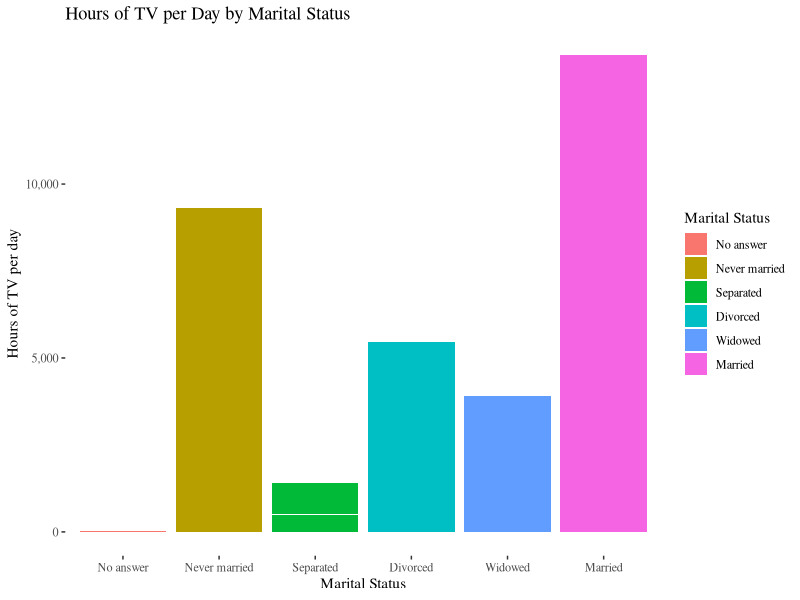
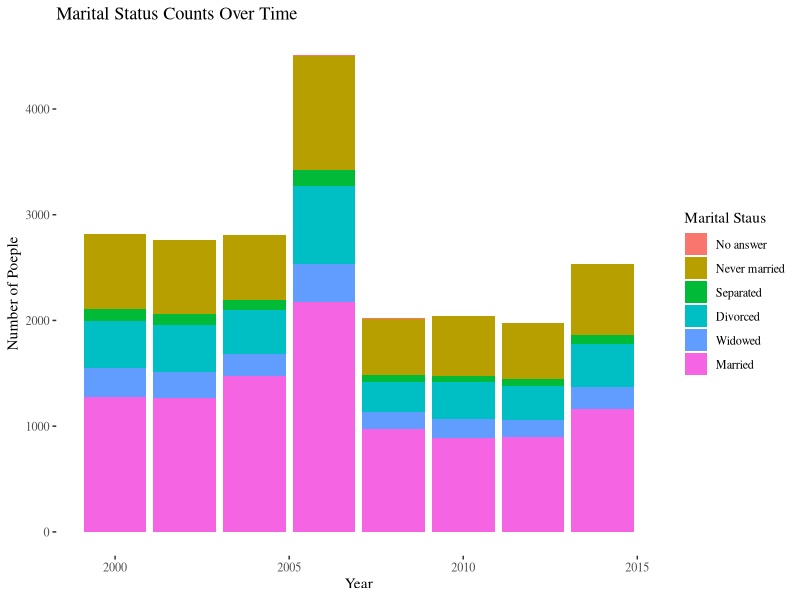
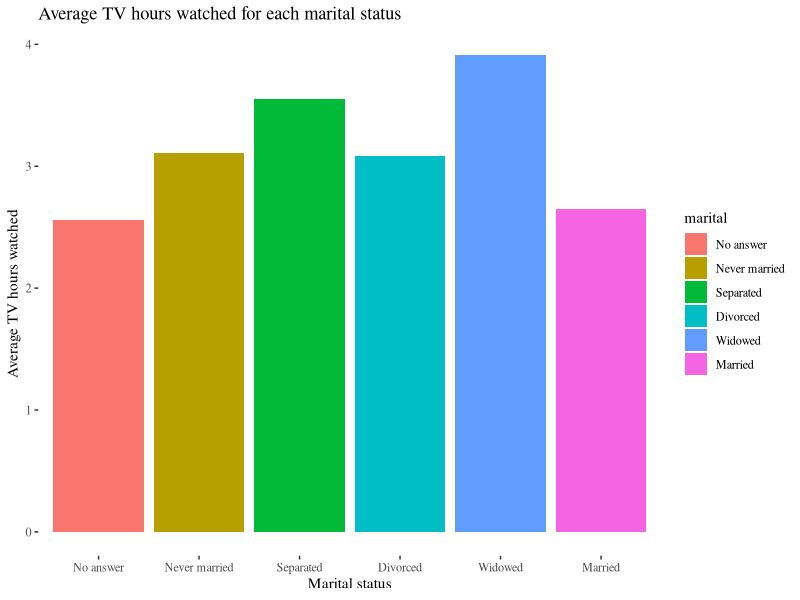
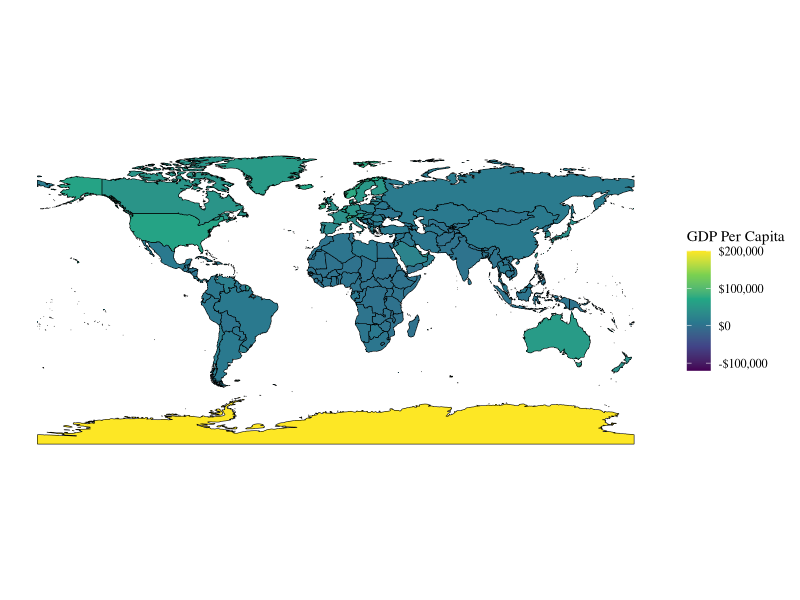
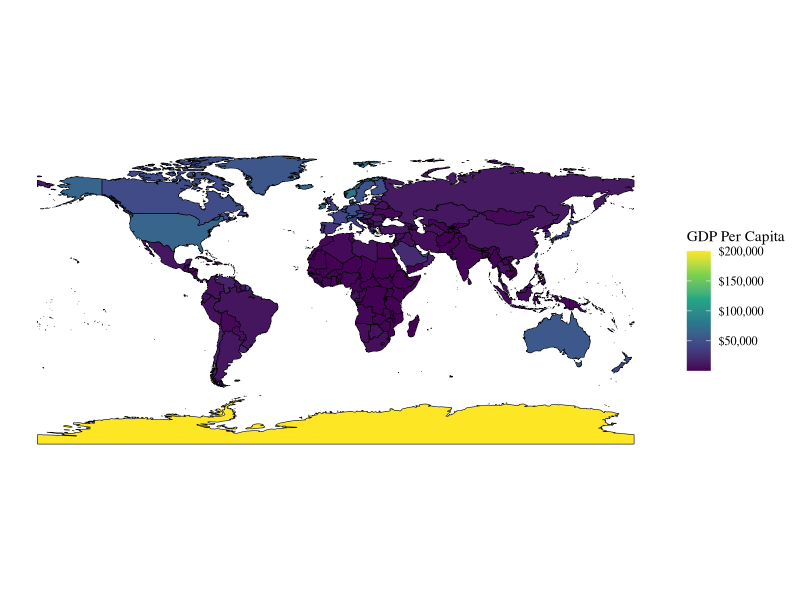
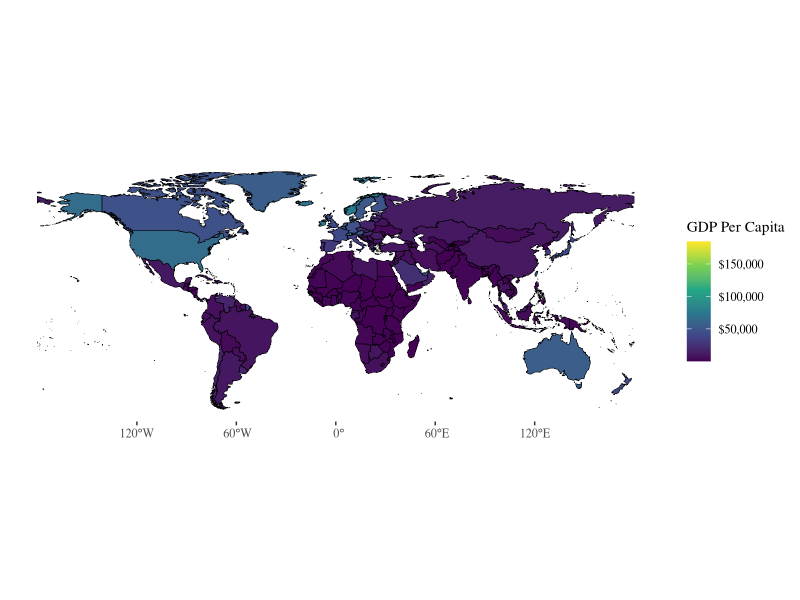
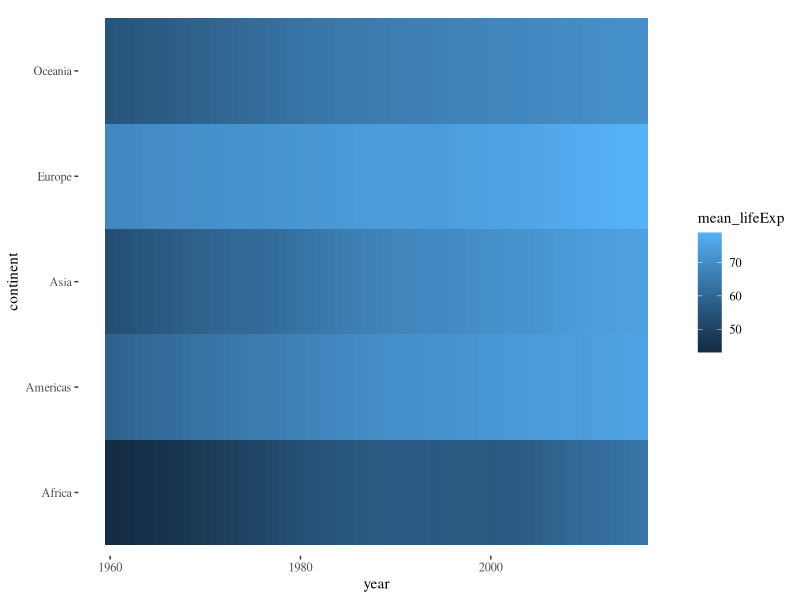
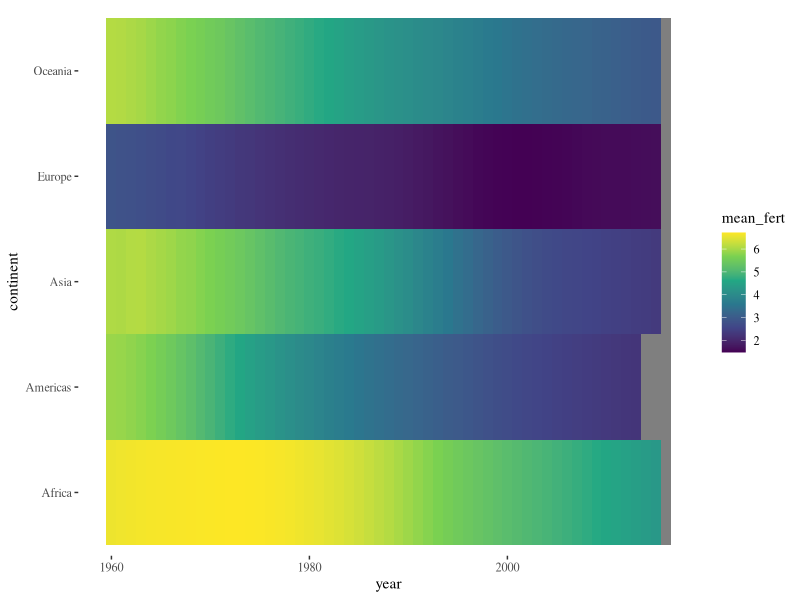

Reproduce these figures in R, in order.
## ---- chunk 1
library(tidyverse)
library(dslabs) # you might have to install this
library(ggridges)
library(patchwork) # you will probably need to install this
library(ggthemes)
library(viridis)
library(scales)
## ---- chunk 2
# Answers to questions belong in the body of the document, not here in your code chunks. This is not an arbitrary thing. Your code chunks are collapsed and I have to go hunting for your answers if they are not in the body of the document. Additionally, you are learning how to properly format the combination of Markdown and R syntax so that they work together.
## ---- chunk 3
library(forcats)
library(kableExtra)

data("gss_cat")
## ---- chunk 4
gss_mod <- gss_cat |>
  group_by(marital) |>
  mutate(count_marital = n()) |> #count how many people in each category
  mutate(marital = fct_reorder(marital, count_marital, .fun=median, .na_rm = TRUE)) #reorder fct by count

gss_mod |>
  ggplot()+
  geom_col(aes(x=marital, y=tvhours, fill=marital)) +
  #scale_fill_brewer(palette="Accent") +
  scale_y_continuous(labels = scales::label_comma()) +
  theme_tufte() +
  labs(x="Marital Status", y="Hours of TV per day", fill="Marital Status")+
  ggtitle("Hours of TV per Day by Marital Status")
## ---- chunk 5
gss_mod |>
  ggplot(aes(x = year, fill = marital)) +
  geom_bar() +
  labs(x = "Year", y = "Number of Poeple", fill="Marital Staus") +
  ggtitle("Marital Status Counts Over Time") +
  theme_tufte()
## ---- chunk 6
gss_mod |>
  group_by(marital) |>
  summarize(mean_tv = mean(tvhours, na.rm = TRUE)) |>
  ggplot(aes(x = marital, y = mean_tv, fill = marital)) +
  geom_col() +
  labs(x = "Marital status",
    y = "Average TV hours watched",
    title = "Average TV hours watched for each marital status") +
  theme_tufte()
## ---- chunk 7

library(sf)
library(rnaturalearth)
library(rnaturalearthdata)

world <- ne_countries(scale = "medium", returnclass = "sf")

world <- world |> 
  mutate(gdp_per_cap = gdp_md*1000000/pop_est)
## ---- chunk 8
world |>
ggplot() +
  geom_sf(aes(fill=gdp_per_cap), color="black") +
  scale_fill_viridis_c(labels = scales::label_dollar()) +
  labs(fill = "GDP Per Capita") +
  theme_tufte()

## ---- chunk 9
# first let's figure out what is causing the negative GDP
world |>
  filter(gdp_per_cap < 0) |>
  select(sovereignt, type, admin, pop_est, gdp_md, gdp_per_cap)


## ---- chunk 10

# then let's do something about it and make a new map

world |>
  filter(gdp_per_cap > 0) |>
ggplot() +
  geom_sf(aes(fill=gdp_per_cap), color="black") +
  scale_fill_viridis_c(labels = scales::label_dollar()) +
  labs(fill = "GDP Per Capita") +
  theme_tufte()

## ---- chunk 11
# now let's handle Antarctica

# first what is causing this???
# select(sovereignt, type, admin, pop_est, gdp_md, gdp_per_cap)

world |>
  filter(gdp_per_cap < 100000) |>
  select(sovereignt, type, admin, pop_est, gdp_md, gdp_per_cap)
## ---- chunk 12
# now let's do something about it
# what can we do??

# Get rid of it entirely?

world |>
  filter(gdp_per_cap > 0) |>
  filter(sovereignt != "Antarctica") |>
ggplot() +
  geom_sf(aes(fill=gdp_per_cap), color="black") +
  scale_fill_viridis_c(labels = scales::label_dollar()) +
  labs(fill = "GDP Per Capita") +
  theme_tufte()

# log scale??

# set to NA??


## ---- chunk 13
library(tidyverse)
library(dslabs) # you might have to install this
library(ggridges)
library(patchwork)
library(ggthemes)

data(gapminder)
gapminder_df <- gapminder
## ---- chunk 14

# group_by continent and year
# make summary variable called mean_lifeExp for mean (life_expectancy) and mean_fert for mean(fertility)

gp_sum_df <- gapminder_df |>
  group_by(continent, year) |>
  summarize(mean_lifeExp = mean(life_expectancy),
            mean_fert = mean(fertility)) 



## ---- chunk 15
# make heatmap plot with year on the x and continent on the y and set the fill to mean_lifeExp
# use geom_tile to make a heatmap

gp_sum_df |>
  ggplot(aes(x=year, y=continent, fill=mean_lifeExp)) +
  geom_tile() +
  theme_tufte()


# do the same thing with mean_fert

gp_sum_df |>
  ggplot(aes(x=year, y=continent, fill=mean_fert)) +
  geom_tile() +
  scale_fill_viridis_c() +
  theme_tufte()



## ---- chunk 16
# use geom_density_ridges() to look at the distribution of life_expectancy (set as x) across continents (set as y)

gapminder_df |>
  ggplot(aes(x=life_expectancy, y=continent)) +
  geom_density_ridges()





## ---- chunk 17

# add fill/color for continent as well 

gapminder_df |>
  ggplot(aes(x=life_expectancy, y=continent, fill=continent)) +
  geom_density_ridges() +
  theme_tufte()

# add alpha argument
gapminder_df |>
  ggplot(aes(x=life_expectancy, y=continent,
             fill=continent, color=continent)) +
  geom_density_ridges(alpha=0.5) +
  theme_tufte()


# mess around with scale

gapminder_df |>
  ggplot(aes(x=life_expectancy, y=continent,
             fill=continent, color=continent)) +
  geom_density_ridges(alpha=0.5, scale=4) +
  theme_tufte()


## ---- chunk 18
# use geom_density_2d_filled() with x=gdp and y-life_expectancy

gapminder_df |>
  ggplot(aes(x=gdp, y=life_expectancy)) +
  geom_point() +
  scale_x_log10()

gapminder_df |>
  ggplot(aes(x=gdp, y=life_expectancy)) +
  geom_density2d_filled() +
  scale_x_log10() +
  theme_tufte()

# add log scaling

## ---- chunk 19

# same plot with geom_point() overlaid with geom_density_2d()
gapminder_df |>
  ggplot(aes(x=gdp, y=life_expectancy)) +
  geom_point(alpha=0.5) +
  geom_density2d() +
  scale_x_log10() +
  theme_tufte()


# add color to geom point
gapminder_df |>
  ggplot(aes(x=gdp, y=life_expectancy)) +
  geom_point(aes(color=continent),alpha=0.5) +
  geom_density2d() +
  scale_x_log10() +
  theme_tufte()


# Is this a valid way to look at the data?

## ---- chunk 20
#same plot with geom_hex()
gapminder_df |>
  ggplot(aes(x=gdp, y=life_expectancy)) +
  geom_hex() +
  scale_fill_viridis_c() +
  scale_x_log10() +
  theme_tufte()

## ---- chunk 21
# aes(fertility, life_expectancy, col = continent)
# Use a subset of years by using filter(year %in% years)

# use facet_grid(year ~ continent) rather than facet_wrap() to create a grid of both year and continent
years <- c(1962, 1980, 1990, 2000, 2012)

gapminder_df |>
  filter(year %in% years) |>
  ggplot(aes(x=fertility, y=life_expectancy, color = continent)) +
  geom_point() +
  facet_grid(year ~ continent) +
  theme_minimal()
  




# what happens if we use facet_wrap(year ~ continent) instead???
## ---- chunk 22

# use filter(year %in% c(1960, 1970, 1980, 1990, 2000, 2010)) to select 6 different years at a 10-year interval

# aes(x = gdp/population, y = life_expectancy)

# use geom_density_2d_filled()
# use scale_x_log10(labels=scales::label_dollar()) to get good axis scaling



# make the same plot with geom_point() and geom_density_2d()

## ---- chunk 23
# make ridge plot for y=year and x=life_expectancy
# need to turn year into a factor
gapminder_df |>
ggplot(aes(x=life_expectancy, y=factor(year), fill=year)) +
  scale_fill_viridis_c(option="magma") +
  geom_density_ridges() +
  theme_tufte() +
  theme(legend.position = "none")

  


#suppress legend

# filter for just Asia
# aes(x = life_expectancy, y = factor(year), fill = year)


## ---- chunk 24

p1 <- ggplot(gp_sum_df, aes(x = year, y = continent, fill = mean_lifeExp)) +
  geom_tile() +
  scale_fill_viridis_c(option="mako") +
  labs(fill = "Mean",
    title = "Life expectancy over time",
    x = "Year", y = "Continent") +
  theme_minimal()

p1

p2 <- ggplot(gapminder_df, aes(x = life_expectancy, y = continent, fill = continent)) +
  geom_density_ridges(alpha = 0.7) +
  labs(title = "Life expectancy distribution",
    x = "Life expectancy", y = "Continent") +
  theme_minimal() +
  theme(legend.position = "none")

p2

p3 <- ggplot(gapminder_df, aes(x = gdp, y = life_expectancy)) +
  geom_density_2d_filled() +
  scale_x_log10() +
  labs(title = "GDP vs life expectancy",
    x = "GDP (log scale)",y = "Life expectancy") +
  theme_minimal()

p3

## ---- chunk 25
# side-by-side using | between plot objects
p1 | p2


## ---- chunk 26
# stacked using / between plot objects

p1 / p2 /p3
## ---- chunk 27
# combine for more options putting 2 plots on one row and one on another for example
# e.g. p1 / (p2 | p3)

(p1 | p2) / p3

## ---- chunk 28
# Use plot_layout(guides="collect") 

(p1 | p2) / p3 +
  plot_layout(guides="collect")
## ---- chunk 29
# same plot with fig.height=6, and fig. width=7 in code chunk header

(p1 | p2) / p3 +
  plot_layout(guides="collect")

## ---- chunk 30
# set  heights = c(1, 2) within plot_layout()
(p1 | p2) / p3 +
  plot_layout(guides="collect", heights=c(2,1))

## ---- chunk 31
# change height ratios for two plot rows. 


## ---- chunk 32
(p1 | p2) / p3 +
  plot_layout(guides="collect", heights=c(2,1)) +
  plot_annotation(title="Very pretty plot")

## ---- chunk 33
# using ggsave withe the last plot you output
ggsave("~/Desktop/plot_output.png", height=8, width=10, units="in")

# using ggsave with a named object

ggsave("~/Desktop/plot_output_p1.png", p1, height=8, width=10, units="in")

# what if you want a different format???

ggsave("~/Desktop/plot_output_p1.pdf", p1, height=8, width=10, units="in")
